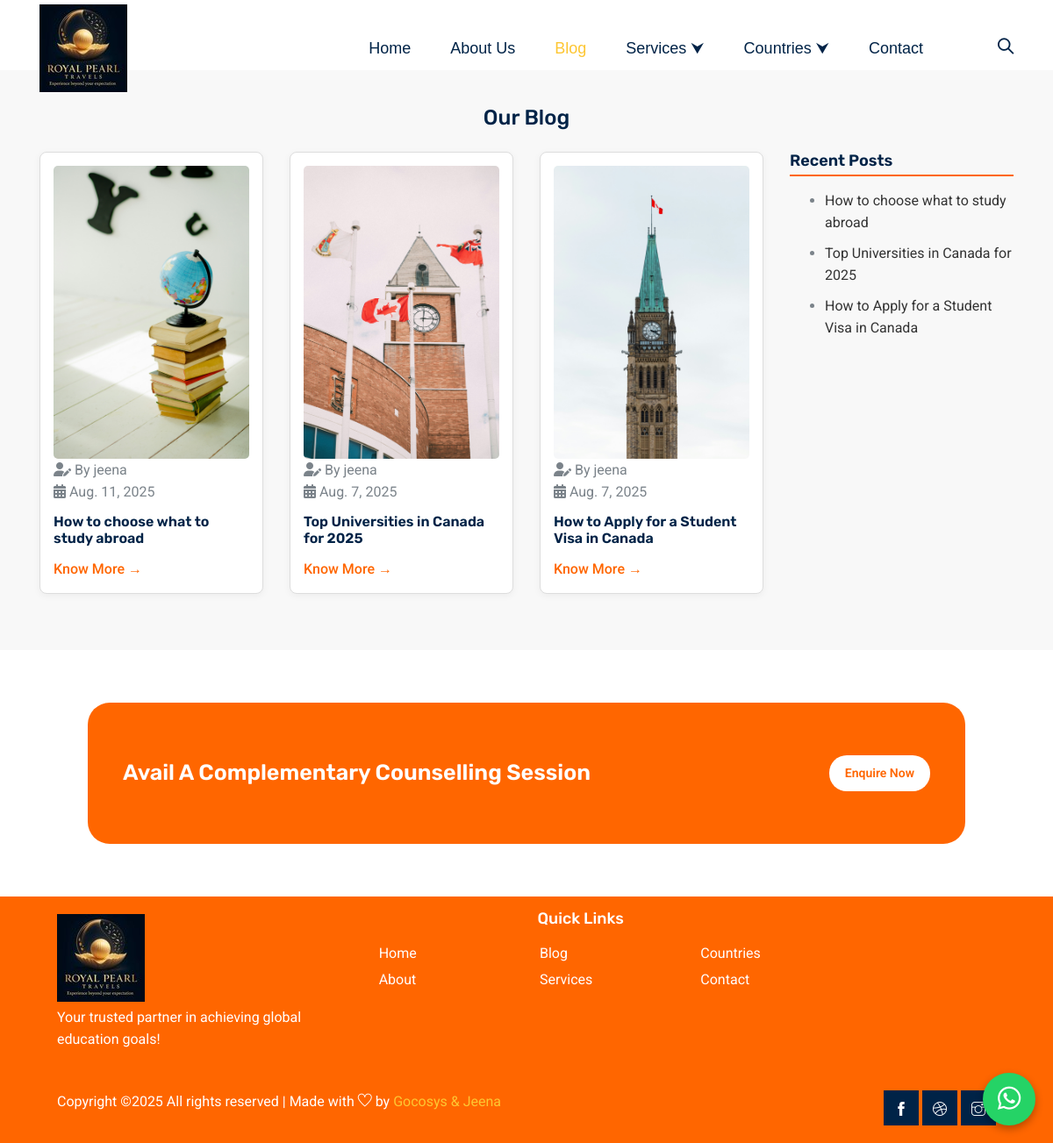
The app's page /blogs/ with its own data.
### study_abroad_app/models.py (models this page shows, shortened)
class BlogPost(models.Model):
    title = models.CharField(max_length=200)
    slug = models.SlugField(unique=True, blank=True)
    author = models.ForeignKey(User, on_delete=models.SET_NULL, null=True, blank=True)
    content = models.TextField()
    category = models.ForeignKey(BlogCategory, on_delete=models.SET_NULL, null=True, blank=True)
    published_date = models.DateField(auto_now_add=True)
    image = models.ImageField(upload_to='blog_images/', blank=True, null=True)

### study_abroad_app/views.py (the view)
# urls.py: path('blogs/', views.blog_list, name='blog'),
def blog_list(request):
    posts = BlogPost.objects.all().order_by('-published_date')
    recent_posts = BlogPost.objects.order_by('-published_date')[:5]  # last 5 posts
    return render(request, 'study_abroad_app/blog.html', {
        'posts': posts,
        'recent_posts': recent_posts,
    })

### study_abroad_app/context_processors.py (called while the page is built)
def country_list(request):
    from .models import CountryPage
    return {
        'countries': CountryPage.objects.all()
    }

def services_by_category(request):
    services = Service.objects.all()
    categories = {
        'Counselling': services.filter(category='counselling'),
        'Test Prep': services.filter(category='testprep'),
        'Other Services': services.filter(category='other'),
    }
    return {'services_by_category': categories}

### study_abroad_app/templates/study_abroad_app/blog.html (shortened to what this page needs)
{% extends 'study_abroad_app/base.html' %}
{% load static %}
{% block content %}
<div style="height: 80px;"></div>
<section class="blog-section">
  <div class="container">
    <div class="row">
      <div class="col-12 text-center">
        <h3 class="mb-4">Our Blog</h3>
      </div>
    </div>
    <div class="row">
      <div class="col-lg-9">
        <div class="row">
          {% for post in posts %}
          <div class="col-md-6 col-lg-4 mb-4">
            <div class="blog-card">
              <div class="blog-img">
                {% if post.image %}
                  <img src="{{ post.image.url }}" alt="{{ post.title }}">
                {% else %}
                  <img src="{% static 'img/blog/default.jpg' %}" alt="Default Image">
                {% endif %}
              </div>
              <div class="blog-content">
                <div class="blog-meta">
                  <span class="author"><i class="fas fa-user-pen"></i> By {{ post.author }}</span><br>
                  <span class="date"><i class="fas fa-calendar-alt"></i> {{ post.published_date }}</span>
                </div>
                <h3 class="blog-title">{{ post.title }}</h3>
                <a href="{% url 'blog_detail' post.slug %}" class="read-more">Know More →</a>
              </div>
            </div>
          </div>
          {% endfor %}
        </div>
      </div>
      <div class="col-lg-3">
        <div class="sidebar-widget mb-4">
          <h4>Recent Posts</h4>
          <ul>
            {% for recent in recent_posts %}
            <li>
              <a href="{% url 'blog_detail' recent.slug %}">{{ recent.title }}</a>
            </li>
            {% empty %}
            <li>No posts found.</li>
            {% endfor %}
          </ul>
        </div>
      </div>
    </div>
  </div>
</section>
<section class="counselling_session_area">
  <div class="counselling_box">
    <h2>Avail A Complementary Counselling Session</h2>
    <a href="#" class="enquire_btn" id="openPopup">Enquire Now</a>
  </div>
</section>
{% endblock %}

### study_abroad_app/templates/study_abroad_app/base.html (shortened to what this page needs)
{% load static %}
<!DOCTYPE html>
<html lang="en">
<head>
  <link rel="stylesheet" href="{% static 'css/bootstrap.css' %}" />
  <link rel="stylesheet" href="{% static 'css/flaticon.css' %}" />
  <link rel="stylesheet" href="{% static 'css/themify-icons.css' %}" />
  <link rel="stylesheet" href="{% static 'vendors/owl-carousel/owl.carousel.min.css' %}" />
  <link rel="stylesheet" href="{% static 'vendors/nice-select/css/nice-select.css' %}" />
  <link rel="stylesheet" href="{% static 'css/style.css' %}" />
  <link href="https://cdnjs.cloudflare.com/ajax/libs/font-awesome/6.4.0/css/all.min.css" rel="stylesheet"/>
</head>
<body>
  <header class="header_area">
    <div class="main_menu">
      <nav class="navbar navbar-expand-lg navbar-light">
        <div class="container">
          <a class="navbar-brand logo_h" href="{% url 'index' %}">
            <img src="{% static 'img/banner/logo4.jpg' %}" alt="Royal Pearl Study Abroad"/>
          </a>
          <div class="collapse navbar-collapse offset" id="navbarSupportedContent">
            <ul class="nav navbar-nav menu_nav ml-auto">
              <li class="nav-item {% if request.resolver_match.url_name == 'index' %}active{% endif %}">
                <a class="nav-link" href="{% url 'index' %}">Home</a>
              </li>
              <li class="nav-item {% if request.resolver_match.url_name == 'about-us' %}active{% endif %}">
                <a class="nav-link" href="{% url 'about' %}">About Us</a>
              </li>
              <li class="nav-item {% if request.resolver_match.url_name == 'blog' %}active{% endif %}">
                <a class="nav-link" href="{% url 'blog' %}">Blog</a>
              </li>
              <li class="nav-item dropdown">
                <a href="#" class="nav-link dropdown-toggle" data-toggle="dropdown">Services ⮟</a>
              </li>
              <li class="nav-item submenu dropdown">
                <a href="#" class="nav-link dropdown-toggle" data-toggle="dropdown">Countries ⮟</a>
              </li>
              <li class="nav-item {% if request.resolver_match.url_name == 'contact' %}active{% endif %}">
                <a class="nav-link" href="{% url 'contact' %}">Contact</a>
              </li>
              <li class="nav-item">
                <a href="#" class="nav-link search" id="search"><i class="ti-search"></i></a>
              </li>
            </ul>
          </div>
        </div>
      </nav>
    </div>
  </header>
  {% block content %}{% endblock %}
  <footer class="footer-area section_gap">
    <div class="container">
      <div class="row">
        <div class="col-lg-4 col-md-6 single-footer-widget">
          <a class="navbar-brand logo_h" href="{% url 'index' %}">
            <img src="{% static 'img/banner/logo4.jpg' %}" alt="Royal Pearl Study Abroad"/>
          </a>
          <p>Your trusted partner in achieving global education goals!</p>
        </div>
        <div class="col-lg-6 col-md-6">
          <h4 class="mb-3 quick-links-heading">Quick Links</h4>
          <div class="row">
            <div class="col-4">
              <ul class="footer-links list-unstyled">
                <li><a href="{% url 'index' %}">Home</a></li>
                <li><a href="{% url 'about' %}">About</a></li>
              </ul>
            </div>
            <div class="col-4">
              <ul class="footer-links list-unstyled">
                <li><a href="{% url 'blog' %}">Blog</a></li>
                <li><a href="{% url 'index' %}">Services</a></li>
              </ul>
            </div>
            <div class="col-4">
              <ul class="footer-links list-unstyled">
                <li><a href="{% url 'index' %}">Countries</a></li>
                <li><a href="{% url 'contact' %}">Contact</a></li>
              </ul>
            </div>
          </div>
        </div>
      </div>
      <div class="row footer-bottom d-flex justify-content-between">
        <p class="col-lg-8 col-sm-12 footer-text m-0 text-white">
          Copyright &copy;<script>document.write(new Date().getFullYear());</script>
          All rights reserved | Made with <i class="ti-heart" aria-hidden="true"></i>
          by <a href="https://gocosys.com" target="_blank">Gocosys & Jeena</a>
        </p>
        <div class="col-lg-4 col-sm-12 footer-social">
          <a href="https://www.facebook.com/profile.php?id=61578094118441&mibextid=qi2Omg"><i class="ti-facebook"></i></a>
          <a href="https://www.royalpearltravels.com" target="_blank"><i class="ti-dribbble"></i></a>
          <a href="https://www.instagram.com/royalpearl_travels"><i class="ti-instagram"></i></a>
        </div>
      </div>
    </div>
  </footer>
  <a href="https://wa.me/918807440944" target="_blank" id="whatsapp-button" title="Chat with us on WhatsApp">
    <i class="fab fa-whatsapp"></i>
  </a>
</body>
</html>

### study_abroad_app/templates/study_abroad_app/base.html (style rules this page uses)
footer.footer-area { color: white !important; }
footer.footer-area h4, footer.footer-area p, footer.footer-area ul li a, footer.footer-area .footer-text, footer.footer-area .footer-social i { color: white !important; }
.navbar-nav > .dropdown > .dropdown-toggle::after, .dropdown-submenu > a.dropdown-toggle::after { display: none; }
#whatsapp-button { position: fixed; bottom: 20px; right: 20px; background-color: #25D366; color: white; border-radius: 50%; width: 60px; height: 60px; font-size: 30px; text-align: center; line-height: 60px; box-shadow: 0 4px 10px rgba(0,0,0,0.3); cursor: pointer; z-index: 9999; transition: background-color 0.3s ease; }
footer.footer-area { padding-top: 15px !important; padding-bottom: 15px !important; }
.footer-area .container { max-width: 1100px; }
.footer-area .single-footer-widget { margin-bottom: 10px !important; }
.footer-area .footer-bottom { margin-top: 10px !important; padding-top: 10px; padding-bottom: 5px; }
.footer-area .footer-links { padding: 0; margin: 0; }
.footer-area .footer-links li { list-style: none; margin-bottom: 5px; }
.footer-area .footer-links li a { color: white; text-decoration: none; display: inline-block; }
.quick-links-heading { text-align: center; margin-left: -60px; }

### study_abroad_app/templates/study_abroad_app/blog.html (style rules this page uses)
.blog-card { border: 1px solid #ddd; padding: 15px; border-radius: 8px; height: 100%; box-shadow: 0 2px 8px rgba(0,0,0,0.05); background-color: #fff; }
.blog-img img { width: 100%; height: auto; border-radius: 5px; }
.blog-title { font-size: 16px; font-weight: 600; }
.read-more { color: #ff6600; text-decoration: none; font-weight: 500; }
.sidebar-widget h4 { font-size: 18px; margin-bottom: 15px; font-weight: 600; border-bottom: 2px solid #ff6600; padding-bottom: 5px; }
.sidebar-widget ul li { margin-bottom: 10px; }
.sidebar-widget ul li a { color: #333; text-decoration: none; }
.blog-section { padding: 40px 0; background-color: #f8f8f8; }
.blog-content > * { margin-bottom: 12px; }
.blog-content > *:last-child { margin-bottom: 0; }
.counselling_session_area { display: flex; justify-content: center; margin: 60px auto; }
.counselling_box { background: #ff6600; padding: 60px 40px; border-radius: 25px; display: flex; align-items: center; justify-content: space-between; gap: 20px; width: 100%; max-width: 1000px; }
.counselling_box h2 { color: #fff; font-size: 25px; font-weight: 600; margin: 0; flex: 1; white-space: nowrap; }
.enquire_btn { background: #fff; color: #ff6600; padding: 8px 18px; border-radius: 20px; text-decoration: none; font-size: 14px; font-weight: 600; transition: all 0.3s ease; }

### records on screen
BlogPost: image (picture), author "jeena", published_date "Aug. 11, 2025", title "How to choose what to study abroad"
BlogPost: image (picture), author "jeena", published_date "Aug. 7, 2025", title "Top Universities in Canada for 2025"
BlogPost: image (picture), author "jeena", published_date "Aug. 7, 2025", title "How to Apply for a Student Visa in Canada"
